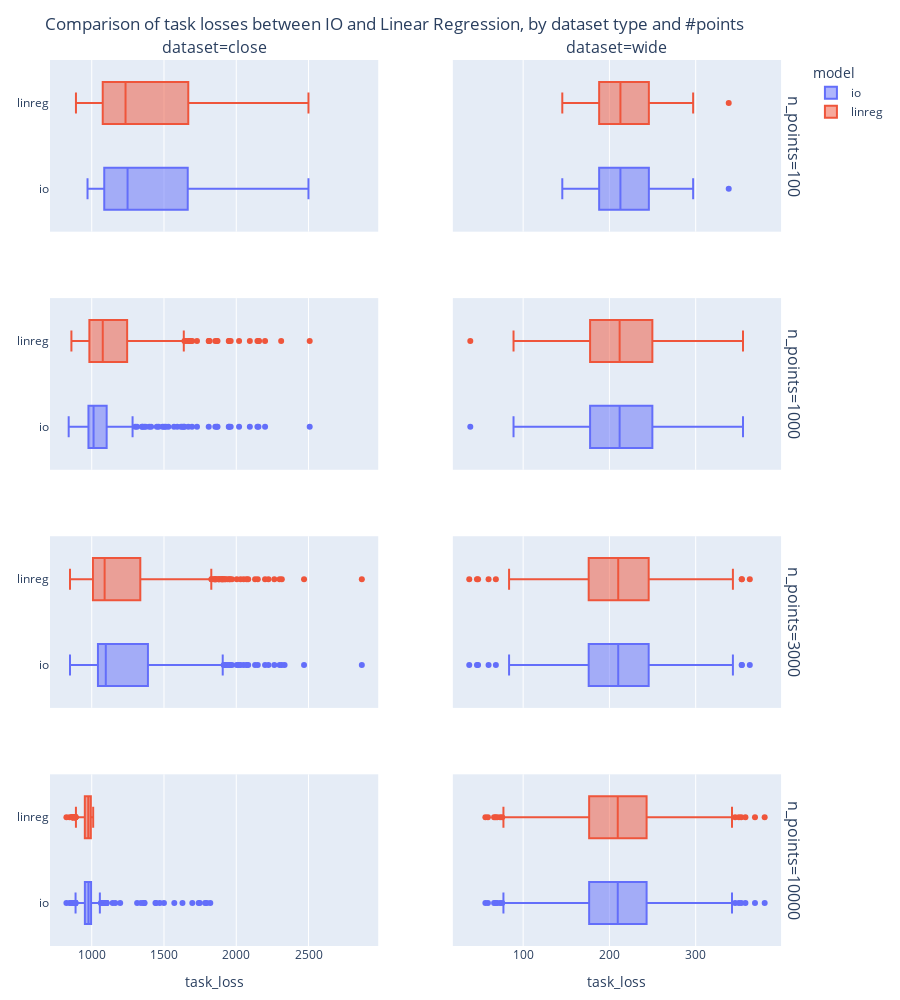

This figure's notebook cell:
### Code cell
plot(
    subset(results, :recourse_flow => r -> r .<= 0),
    kind="box",
    x=:task_loss,
    facet_row=:n_points,
    facet_col=:dataset,
    color=:model,
    Layout(
        height=1000,
        title="Comparison of task losses between IO and Linear Regression, by dataset type and #points",
        #xaxis_title="task_loss"
    )
)

### Figure 1 — Plotly figure (JSON) as saved in the notebook; plotly's stock layout.template omitted (floating-point values rounded to 4 significant figures; data arrays with more than 128 entries replaced by an {"elided": "..."} marker saying what was removed)
{"data": [{"legendgroup": "io", "marker": {"color": "#636efa"}, "name": "io", "showlegend": true, "type": "box", "x": [2333.0, 1094.0, 1090.0, 990.8, 1834.0, 1491.0, 1879.0, 1308.0, 1379.0, 1899.0, 1878.0, 1092.0, 1073.0, 1095.0, 1052.0, 1043.0, 1234.0, 1672.0, 1558.0, 1657.0, 1074.0, 2500.0, 970.9, 1262.0, 1110.0, 1097.0, 1083.0, 1566.0], "xaxis": "x", "yaxis": "y"}, {"legendgroup": "io", "marker": {"color": "#636efa"}, "name": "io", "showlegend": false, "type": "box", "x": [290.9, 183.8, 184.2, 200.0, 160.9, 297.0, 223.4, 270.8, 211.1, 338.3, 245.7, 189.2, 207.8, 232.8, 247.4, 211.2, 198.5, 239.2, 201.2, 173.4, 226.3, 188.1, 228.5, 214.3, 145.4, 163.1, 174.7, 279.0, 250.8, 242.4], "xaxis": "x2", "yaxis": "y2"}, {"legendgroup": "io", "marker": {"color": "#636efa"}, "name": "io", "showlegend": false, "type": "box", "x": {"elided": "208 float values"}, "xaxis": "x3", "yaxis": "y3"}, {"legendgroup": "io", "marker": {"color": "#636efa"}, "name": "io", "showlegend": false, "type": "box", "x": {"elided": "300 float values"}, "xaxis": "x4", "yaxis": "y4"}, {"legendgroup": "io", "marker": {"color": "#636efa"}, "name": "io", "showlegend": false, "type": "box", "x": {"elided": "745 float values"}, "xaxis": "x5", "yaxis": "y5"}, {"legendgroup": "io", "marker": {"color": "#636efa"}, "name": "io", "showlegend": false, "type": "box", "x": {"elided": "900 float values"}, "xaxis": "x6", "yaxis": "y6"}, {"legendgroup": "io", "marker": {"color": "#636efa"}, "name": "io", "showlegend": false, "type": "box", "x": {"elided": "1525 float values"}, "xaxis": "x7", "yaxis": "y7"}, {"legendgroup": "io", "marker": {"color": "#636efa"}, "name": "io", "showlegend": false, "type": "box", "x": {"elided": "3000 float values"}, "xaxis": "x8", "yaxis": "y8"}, {"legendgroup": "linreg", "marker": {"color": "#EF553B"}, "name": "linreg", "showlegend": true, "type": "box", "x": [2333.0, 1094.0, 1090.0, 890.8, 1834.0, 1491.0, 1879.0, 1379.0, 1899.0, 1878.0, 1092.0, 1073.0, 995.3, 1052.0, 943.4, 1234.0, 1672.0, 1558.0, 1657.0, 1074.0, 2500.0, 970.9, 1262.0, 1110.0, 1097.0, 1083.0, 1566.0], "xaxis": "x", "yaxis": "y"}, {"legendgroup": "linreg", "marker": {"color": "#EF553B"}, "name": "linreg", "showlegend": false, "type": "box", "x": [290.9, 183.8, 184.2, 200.0, 160.9, 297.0, 223.4, 270.8, 211.1, 338.3, 245.7, 189.2, 207.8, 232.8, 247.4, 211.2, 198.5, 239.2, 201.2, 173.4, 226.3, 188.1, 228.5, 214.3, 145.4, 163.1, 174.7, 279.0, 250.8, 242.4], "xaxis": "x2", "yaxis": "y2"}, {"legendgroup": "linreg", "marker": {"color": "#EF553B"}, "name": "linreg", "showlegend": false, "type": "box", "x": {"elided": "227 float values"}, "xaxis": "x3", "yaxis": "y3"}, {"legendgroup": "linreg", "marker": {"color": "#EF553B"}, "name": "linreg", "showlegend": false, "type": "box", "x": {"elided": "300 float values"}, "xaxis": "x4", "yaxis": "y4"}, {"legendgroup": "linreg", "marker": {"color": "#EF553B"}, "name": "linreg", "showlegend": false, "type": "box", "x": {"elided": "710 float values"}, "xaxis": "x5", "yaxis": "y5"}, {"legendgroup": "linreg", "marker": {"color": "#EF553B"}, "name": "linreg", "showlegend": false, "type": "box", "x": {"elided": "900 float values"}, "xaxis": "x6", "yaxis": "y6"}, {"legendgroup": "linreg", "marker": {"color": "#EF553B"}, "name": "linreg", "showlegend": false, "type": "box", "x": {"elided": "1505 float values"}, "xaxis": "x7", "yaxis": "y7"}, {"legendgroup": "linreg", "marker": {"color": "#EF553B"}, "name": "linreg", "showlegend": false, "type": "box", "x": {"elided": "3000 float values"}, "xaxis": "x8", "yaxis": "y8"}], "layout": {"annotations": [{"font": {"size": 16}, "showarrow": false, "text": "dataset=close", "x": 0.22, "xanchor": "center", "xref": "paper", "y": 1, "yanchor": "bottom", "yref": "paper"}, {"font": {"size": 16}, "showarrow": false, "text": "dataset=wide", "x": 0.76, "xanchor": "center", "xref": "paper", "y": 1, "yanchor": "bottom", "yref": "paper"}, {"font": {"size": 16}, "showarrow": false, "text": "n_points=100", "textangle": 90, "x": 0.98, "xanchor": "left", "xref": "paper", "y": 0.9031, "yanchor": "middle", "yref": "paper"}, {"font": {"size": 16}, "showarrow": false, "text": "n_points=1000", "textangle": 90, "x": 0.98, "xanchor": "left", "xref": "paper", "y": 0.6344, "yanchor": "middle", "yref": "paper"}, {"font": {"size": 16}, "showarrow": false, "text": "n_points=3000", "textangle": 90, "x": 0.98, "xanchor": "left", "xref": "paper", "y": 0.3656, "yanchor": "middle", "yref": "paper"}, {"font": {"size": 16}, "showarrow": false, "text": "n_points=10000", "textangle": 90, "x": 0.98, "xanchor": "left", "xref": "paper", "y": 0.09688, "yanchor": "middle", "yref": "paper"}], "height": 1000, "legend": {"title": {"text": "model"}, "tracegroupgap": 0}, "margin": {"b": 50, "l": 50, "r": 50, "t": 60}, "title": "Comparison of task losses between IO and Linear Regression, by dataset type and #points", "xaxis": {"anchor": "y", "domain": [0, 0.44], "matches": "x7", "showticklabels": false}, "xaxis2": {"anchor": "y2", "domain": [0.54, 0.98], "matches": "x8", "showticklabels": false}, "xaxis3": {"anchor": "y3", "domain": [0, 0.44], "matches": "x7", "showticklabels": false}, "xaxis4": {"anchor": "y4", "domain": [0.54, 0.98], "matches": "x8", "showticklabels": false}, "xaxis5": {"anchor": "y5", "domain": [0, 0.44], "matches": "x7", "showticklabels": false}, "xaxis6": {"anchor": "y6", "domain": [0.54, 0.98], "matches": "x8", "showticklabels": false}, "xaxis7": {"anchor": "y7", "domain": [0, 0.44], "title": {"text": "task_loss"}}, "xaxis8": {"anchor": "y8", "domain": [0.54, 0.98], "title": {"text": "task_loss"}}, "yaxis": {"anchor": "x", "domain": [0.8063, 1]}, "yaxis2": {"anchor": "x2", "domain": [0.8063, 1], "matches": "y", "showticklabels": false}, "yaxis3": {"anchor": "x3", "domain": [0.5375, 0.7312]}, "yaxis4": {"anchor": "x4", "domain": [0.5375, 0.7312], "matches": "y3", "showticklabels": false}, "yaxis5": {"anchor": "x5", "domain": [0.2687, 0.4625]}, "yaxis6": {"anchor": "x6", "domain": [0.2687, 0.4625], "matches": "y5", "showticklabels": false}, "yaxis7": {"anchor": "x7", "domain": [0, 0.1938]}, "yaxis8": {"anchor": "x8", "domain": [0, 0.1938], "matches": "y7", "showticklabels": false}}}
